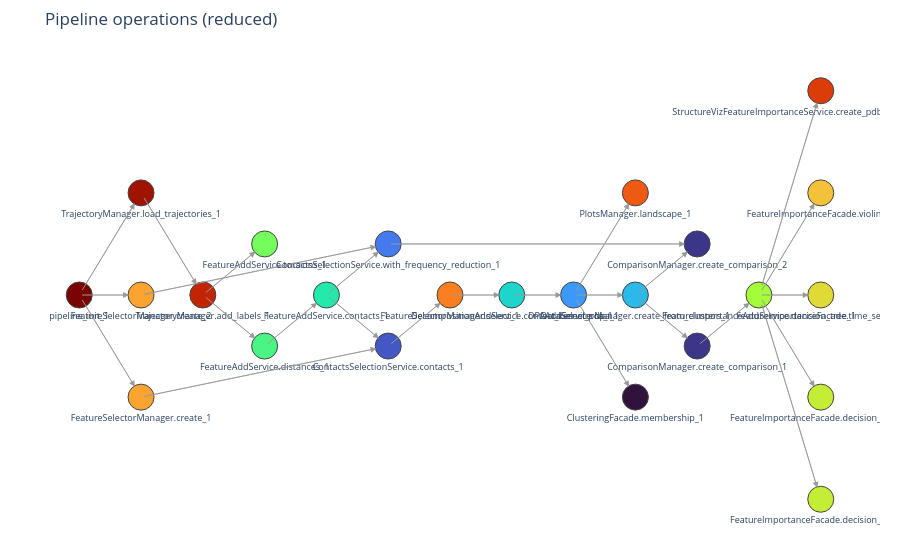

The notebook cell this image was saved under:
### Code cell
from dev_scripts.visualize_operation_graph import plot_operation_graph

plot_operation_graph(pipeline, reduce=True).show()

### Figure 1 — Plotly figure (JSON) as saved in the notebook; plotly's stock layout.template omitted (floating-point values rounded to 4 significant figures)
{"data": [{"hoverinfo": "none", "line": {"color": "#cccccc", "width": 1}, "mode": "lines", "showlegend": false, "type": "scatter", "x": [0, 1, null, 0, 1, null, 0, 1, null, 1, 2, null, 2, 3, null, 2, 3, null, 3, 4, null, 4, 5, null, 4, 5, null, 1, 5, null, 5, 6, null, 6, 7, null, 1, 5, null, 5, 10, null, 7, 8, null, 8, 9, null, 8, 9, null, 8, 9, null, 9, 10, null, 9, 10, null, 10, 11, null, 11, 12, null, 11, 12, null, 11, 12, null, 11, 12, null, 11, 12, null], "y": [0, 0, null, 0, 1, null, 0, -1, null, 1, 0, null, 0, 0.5, null, 0, -0.5, null, -0.5, 0, null, 0, -0.5, null, 0, 0.5, null, -1, -0.5, null, -0.5, 0, null, 0, 0, null, 0, 0.5, null, 0.5, 0.5, null, 0, 0, null, 0, 0, null, 0, -1, null, 0, 1, null, 0, 0.5, null, 0, -0.5, null, -0.5, 0, null, 0, 2, null, 0, -1, null, 0, 1, null, 0, -2, null, 0, 0, null]}, {"hoverinfo": "text", "hovertext": ["<b>pipeline_init_1</b><br>pipeline_init<br><br>stride: 1<br>concat: False<br>selection: None<br>use_memmap: True<br>reuse_memmap_cache: False<br>chunk_size: 1000<br>dtype: <class 'numpy.float32'><br>cache_dir: /home/maeve/Dokumente/Work/mdxplain/Repository/mdxplain/mdxplain/spec/tests/cache/cache_37bb77fea24f4d169ee3e301c47bc66a_20260908_124557<br>max_memory_gb: 6.0", "<b>TrajectoryManager.load_trajectories_1</b><br>TrajectoryManager.load_trajectories<br><br>data_input: ../../../data/2RJY/<br>concat: None<br>stride: 1<br>selection: None<br>force: False", "<b>TrajectoryManager.add_labels_1</b><br>TrajectoryManager.add_labels<br><br>traj_selection: all<br>fragment_definition: None<br>fragment_type: None<br>fragment_molecule_name: None<br>consensus: False<br>aa_short: False<br>try_web_lookup: True<br>force: False<br>nomenclature_kwargs: {}", "<b>FeatureAddService.distances_1</b><br>FeatureAddService.distances<br><br>excluded_neighbors: 1<br>use_pbc: True<br>traj_selection: all<br>force: False<br>force_original: True", "<b>FeatureAddService.contacts_1</b><br>FeatureAddService.contacts<br><br>cutoff: 4.5<br>traj_selection: all<br>force: False<br>force_original: True", "<b>FeatureAddService.torsions_1</b><br>FeatureAddService.torsions<br><br>calculate_phi: True<br>calculate_psi: True<br>calculate_omega: True<br>calculate_chi: True<br>use_pbc: True<br>traj_selection: all<br>force: False<br>force_original: True", "<b>FeatureSelectorManager.create_1</b><br>FeatureSelectorManager.create<br><br>name: contacts_only", "<b>ContactsSelectionService.contacts_1</b><br>ContactsSelectionService.contacts<br><br>selector_name: contacts_only<br>selection: all<br>use_reduced: False<br>common_denominator: True<br>traj_selection: all<br>require_all_partners: False", "<b>FeatureSelectorManager.select_1</b><br>FeatureSelectorManager.select<br><br>name: contacts_only<br>reference_traj: None", "<b>FeatureSelectorManager.create_2</b><br>FeatureSelectorManager.create<br><br>name: contacts_with_frequency_reduction", "<b>ContactsSelectionService.with_frequency_reduction_1</b><br>ContactsSelectionService.with_frequency_reduction<br><br>selector_name: contacts_with_frequency_reduction<br>selection: all<br>threshold_min: 0.5<br>threshold_max: None<br>cross_trajectory: None<br>use_reduced: False<br>common_denominator: True<br>traj_selection: all<br>require_all_partners: False<br>cross_trajectory_intersection: None<br>cross_trajectory_union: None<br>cross_trajectory_pooled: None", "<b>DecompositionAddService.contact_kernel_pca_1</b><br>DecompositionAddService.contact_kernel_pca<br><br>selection_name: contacts_only<br>n_components: 4<br>gamma: scale<br>use_nystrom: False<br>n_landmarks: 2000<br>landmark_selection: kmeans<br>random_state: None<br>use_parallel: False<br>n_jobs: -1<br>min_chunk_size: 1000<br>max_blas_threads: 1<br>auto_limit_blas: True<br>offset: 0<br>decomposition_name: ContactKernelPCA<br>data_selector_name: None<br>force: False", "<b>DPAAddService.dpa_1</b><br>DPAAddService.dpa<br><br>selection_name: ContactKernelPCA<br>Z: 2.5<br>metric: euclidean<br>affinity: nearest_neighbors<br>density_algo: PAk<br>k_max: 1000<br>D_thr: 23.92812698<br>dim_algo: twoNN<br>blockAn: True<br>block_ratio: 20<br>frac: 1.0<br>halos: False<br>method: standard<br>sample_fraction: 0.1<br>knn_neighbors: 5<br>n_jobs: -1<br>max_blas_threads: 1<br>auto_limit_blas: True<br>use_decomposed: True<br>cluster_name: DPA_ContactKPC<br>data_selector_name: None<br>force: False<br>override_cache: False", "<b>ClusteringFacade.membership_1</b><br>ClusteringFacade.membership<br><br>clustering_name: DPA_ContactKPC<br>traj_selection: all<br>height_per_trajectory: 0.3<br>show_frame_numbers: True<br>show_legend: True<br>title: None<br>save_fig: False<br>filename: None<br>file_format: png<br>dpi: 300<br>title_fontsize: None<br>xlabel_fontsize: None<br>ylabel_fontsize: None<br>tick_fontsize: None<br>legend_fontsize: None", "<b>PlotsManager.landscape_1</b><br>PlotsManager.landscape<br><br>decomposition_name: ContactKernelPCA<br>dimensions: [0, 1, 2, 3]<br>clustering_name: DPA_ContactKPC<br>show_centers: True<br>energy_values: True<br>use_kde: False<br>mask_empty_bins: True<br>bins: auto<br>temperature: 310.15<br>alpha: 0.6<br>cluster_contour: True<br>cluster_contour_voronoi: False<br>data_scatter: True<br>show_clusters: all<br>tag_coloring: None<br>scatter_show_all: False<br>center_marker: X<br>center_size: 200<br>scatter_size: 1<br>background_color: True<br>class_colors: True<br>tag_densities: False<br>title: None<br>xaxis_label: None<br>yaxis_label: None<br>xlim: None<br>ylim: None<br>subplot_size: 6.0<br>save_fig: False<br>filename: None<br>file_format: png<br>dpi: 300<br>title_fontsize: None<br>xlabel_fontsize: None<br>ylabel_fontsize: None<br>tick_fontsize: None<br>legend_fontsize: None<br>contour_label_fontsize: None", "<b>DataSelectorManager.create_from_clusters_1</b><br>DataSelectorManager.create_from_clusters<br><br>group_name: cluster<br>clustering_name: DPA_ContactKPC<br>cluster_ids: None<br>noise_id: -1<br>min_cluster_size: 2<br>force: False", "<b>ComparisonManager.create_comparison_1</b><br>ComparisonManager.create_comparison<br><br>name: cluster_comparison<br>mode: one_vs_rest<br>feature_selector: contacts_only<br>data_selectors: None<br>data_selector_groups: cluster", "<b>ComparisonManager.create_comparison_2</b><br>ComparisonManager.create_comparison<br><br>name: cluster_comparison2<br>mode: one_vs_rest<br>feature_selector: contacts_with_frequency_reduction<br>data_selectors: None<br>data_selector_groups: cluster", "<b>FeatureImportanceAddService.decision_tree_1</b><br>FeatureImportanceAddService.decision_tree<br><br>comparison_name: cluster_comparison<br>analysis_name: feature_importance<br>criterion: gini<br>splitter: best<br>max_depth: 3<br>min_samples_split: 2<br>min_samples_leaf: 1<br>min_weight_fraction_leaf: 0.0<br>max_features: None<br>random_state: None<br>max_leaf_nodes: None<br>min_impurity_decrease: 0.0<br>class_weight: None<br>ccp_alpha: 0.0<br>max_samples: None<br>force: False", "<b>FeatureImportanceFacade.decision_trees_1</b><br>FeatureImportanceFacade.decision_trees<br><br>feature_importance_name: feature_importance<br>max_depth_display: None<br>max_cols: 2<br>subplot_width: 10.0<br>subplot_height: 8.0<br>title: None<br>save_fig: False<br>filename: None<br>file_format: png<br>dpi: 300<br>render: True<br>separate_trees: auto<br>width_scale_factor: 1.0<br>height_scale_factor: 1.0<br>short_labels: None<br>short_naming: None<br>short_layout: False<br>short_edge_labels: None<br>wrap_length: 40<br>hide_node_frames: None<br>show_edge_symbols: None<br>hide_feature_type_prefix: None<br>hide_path: None<br>edge_symbol_fontsize: None", "<b>FeatureImportanceFacade.decision_trees_2</b><br>FeatureImportanceFacade.decision_trees<br><br>feature_importance_name: feature_importance<br>max_depth_display: None<br>max_cols: 2<br>subplot_width: 10.0<br>subplot_height: 8.0<br>title: None<br>save_fig: False<br>filename: None<br>file_format: png<br>dpi: 300<br>render: True<br>separate_trees: auto<br>width_scale_factor: 1.0<br>height_scale_factor: 1.0<br>short_labels: None<br>short_naming: None<br>short_layout: False<br>short_edge_labels: None<br>wrap_length: 40<br>hide_node_frames: None<br>show_edge_symbols: None<br>hide_feature_type_prefix: None<br>hide_path: None<br>edge_symbol_fontsize: None", "<b>FeatureImportanceFacade.violins_1</b><br>FeatureImportanceFacade.violins<br><br>feature_importance_name: feature_importance<br>n_top: 10<br>contact_transformation: True<br>max_cols: 4<br>long_labels: False<br>contact_threshold: 4.5<br>title: None<br>legend_title: None<br>legend_labels: None<br>save_fig: False<br>filename: None<br>file_format: png<br>dpi: 300<br>title_fontsize: None<br>subplot_title_fontsize: None<br>ylabel_fontsize: None<br>tick_fontsize: None<br>legend_fontsize: None<br>legend_title_fontsize: None", "<b>FeatureImportanceFacade.time_series_1</b><br>FeatureImportanceFacade.time_series<br><br>feature_importance_name: feature_importance<br>n_top: 5<br>traj_selection: all<br>use_time: True<br>tags_for_coloring: None<br>allow_multi_tag_plotting: False<br>clustering_name: DPA_ContactKPC<br>membership_per_feature: True<br>membership_traj_selection: all<br>contact_transformation: True<br>max_cols: 2<br>long_labels: False<br>subplot_height: 2.5<br>membership_bar_height: None<br>show_legend: True<br>contact_threshold: 4.5<br>title: None<br>save_fig: False<br>filename: None<br>file_format: png<br>dpi: 300<br>smoothing: True<br>smoothing_method: savitzky<br>smoothing_window: 51<br>smoothing_polyorder: 3<br>show_unsmoothed_background: True<br>title_fontsize: None<br>subplot_title_fontsize: None<br>xlabel_fontsize: None<br>ylabel_fontsize: None<br>tick_fontsize: None<br>legend_fontsize: None<br>legend_title_fontsize: None<br>discrete_plot_style: step<br>discrete_layout: auto<br>discrete_offset_span: 0.28<br>discrete_auto_offset_threshold: 15<br>thickness: 1.0<br>colors: None<br>vertical_markers: None<br>vertical_marker_labels: None<br>vertical_marker_label_colors: None<br>vertical_marker_mode: auto", "<b>StructureVizFeatureImportanceService.create_pdb_with_beta_factors_1</b><br>StructureVizFeatureImportanceService.create_pdb_with_beta_factors<br><br>structure_viz_name: structure_viz<br>feature_importance_name: feature_importance<br>n_top: 10<br>representative_mode: best<br>output_dir: None"], "marker": {"color": [20, 19, 18, 8, 7, 9, 14, 2, 15, 14, 3, 6, 4, 0, 16, 5, 1, 1, 10, 11, 11, 13, 12, 17], "colorscale": [[0, "#30123b"], [0.07143, "#4145ab"], [0.1429, "#4675ed"], [0.2143, "#39a2fc"], [0.2857, "#1bcfd4"], [0.3571, "#24eca6"], [0.4286, "#61fc6c"], [0.5, "#a4fc3b"], [0.5714, "#d1e834"], [0.6429, "#f3c63a"], [0.7143, "#fe9b2d"], [0.7857, "#f36315"], [0.8571, "#d93806"], [0.9286, "#b11901"], [1, "#7a0402"]], "line": {"color": "#444444", "width": 1}, "size": 26}, "mode": "markers+text", "showlegend": false, "text": ["pipeline_init_1", "TrajectoryManager.load_trajectories_1", "TrajectoryManager.add_labels_1", "FeatureAddService.distances_1", "FeatureAddService.contacts_1", "FeatureAddService.torsions_1", "FeatureSelectorManager.create_1", "ContactsSelectionService.contacts_1", "FeatureSelectorManager.select_1", "FeatureSelectorManager.create_2", "ContactsSelectionService.with_frequency_reduction_1", "DecompositionAddService.contact_kernel_pca_1", "DPAAddService.dpa_1", "ClusteringFacade.membership_1", "PlotsManager.landscape_1", "DataSelectorManager.create_from_clusters_1", "ComparisonManager.create_comparison_1", "ComparisonManager.create_comparison_2", "FeatureImportanceAddService.decision_tree_1", "FeatureImportanceFacade.decision_trees_1", "FeatureImportanceFacade.decision_trees_2", "FeatureImportanceFacade.violins_1", "FeatureImportanceFacade.time_series_1", "StructureVizFeatureImportanceService.create_pdb_with_beta_factors_1"], "textfont": {"size": 9}, "textposition": "bottom center", "type": "scatter", "x": [0, 1, 2, 3, 4, 3, 1, 5, 6, 1, 5, 7, 8, 9, 9, 9, 10, 10, 11, 12, 12, 12, 12, 12], "y": [0, 1, 0, -0.5, 0, 0.5, -1, -0.5, 0, 0, 0.5, 0, 0, -1, 1, 0, -0.5, 0.5, 0, -2, -1, 1, 0, 2]}], "layout": {"annotations": [{"arrowcolor": "#999999", "arrowhead": 2, "arrowsize": 1.2, "arrowwidth": 1, "ax": 0, "axref": "x", "ay": 0, "ayref": "y", "showarrow": true, "standoff": 12, "x": 1, "xref": "x", "y": 0, "yref": "y"}, {"arrowcolor": "#999999", "arrowhead": 2, "arrowsize": 1.2, "arrowwidth": 1, "ax": 0, "axref": "x", "ay": 0, "ayref": "y", "showarrow": true, "standoff": 12, "x": 1, "xref": "x", "y": 1, "yref": "y"}, {"arrowcolor": "#999999", "arrowhead": 2, "arrowsize": 1.2, "arrowwidth": 1, "ax": 0, "axref": "x", "ay": 0, "ayref": "y", "showarrow": true, "standoff": 12, "x": 1, "xref": "x", "y": -1, "yref": "y"}, {"arrowcolor": "#999999", "arrowhead": 2, "arrowsize": 1.2, "arrowwidth": 1, "ax": 1, "axref": "x", "ay": 1, "ayref": "y", "showarrow": true, "standoff": 12, "x": 2, "xref": "x", "y": 0, "yref": "y"}, {"arrowcolor": "#999999", "arrowhead": 2, "arrowsize": 1.2, "arrowwidth": 1, "ax": 2, "axref": "x", "ay": 0, "ayref": "y", "showarrow": true, "standoff": 12, "x": 3, "xref": "x", "y": 0.5, "yref": "y"}, {"arrowcolor": "#999999", "arrowhead": 2, "arrowsize": 1.2, "arrowwidth": 1, "ax": 2, "axref": "x", "ay": 0, "ayref": "y", "showarrow": true, "standoff": 12, "x": 3, "xref": "x", "y": -0.5, "yref": "y"}, {"arrowcolor": "#999999", "arrowhead": 2, "arrowsize": 1.2, "arrowwidth": 1, "ax": 3, "axref": "x", "ay": -0.5, "ayref": "y", "showarrow": true, "standoff": 12, "x": 4, "xref": "x", "y": 0, "yref": "y"}, {"arrowcolor": "#999999", "arrowhead": 2, "arrowsize": 1.2, "arrowwidth": 1, "ax": 4, "axref": "x", "ay": 0, "ayref": "y", "showarrow": true, "standoff": 12, "x": 5, "xref": "x", "y": -0.5, "yref": "y"}, {"arrowcolor": "#999999", "arrowhead": 2, "arrowsize": 1.2, "arrowwidth": 1, "ax": 4, "axref": "x", "ay": 0, "ayref": "y", "showarrow": true, "standoff": 12, "x": 5, "xref": "x", "y": 0.5, "yref": "y"}, {"arrowcolor": "#999999", "arrowhead": 2, "arrowsize": 1.2, "arrowwidth": 1, "ax": 1, "axref": "x", "ay": -1, "ayref": "y", "showarrow": true, "standoff": 12, "x": 5, "xref": "x", "y": -0.5, "yref": "y"}, {"arrowcolor": "#999999", "arrowhead": 2, "arrowsize": 1.2, "arrowwidth": 1, "ax": 5, "axref": "x", "ay": -0.5, "ayref": "y", "showarrow": true, "standoff": 12, "x": 6, "xref": "x", "y": 0, "yref": "y"}, {"arrowcolor": "#999999", "arrowhead": 2, "arrowsize": 1.2, "arrowwidth": 1, "ax": 6, "axref": "x", "ay": 0, "ayref": "y", "showarrow": true, "standoff": 12, "x": 7, "xref": "x", "y": 0, "yref": "y"}, {"arrowcolor": "#999999", "arrowhead": 2, "arrowsize": 1.2, "arrowwidth": 1, "ax": 1, "axref": "x", "ay": 0, "ayref": "y", "showarrow": true, "standoff": 12, "x": 5, "xref": "x", "y": 0.5, "yref": "y"}, {"arrowcolor": "#999999", "arrowhead": 2, "arrowsize": 1.2, "arrowwidth": 1, "ax": 5, "axref": "x", "ay": 0.5, "ayref": "y", "showarrow": true, "standoff": 12, "x": 10, "xref": "x", "y": 0.5, "yref": "y"}, {"arrowcolor": "#999999", "arrowhead": 2, "arrowsize": 1.2, "arrowwidth": 1, "ax": 7, "axref": "x", "ay": 0, "ayref": "y", "showarrow": true, "standoff": 12, "x": 8, "xref": "x", "y": 0, "yref": "y"}, {"arrowcolor": "#999999", "arrowhead": 2, "arrowsize": 1.2, "arrowwidth": 1, "ax": 8, "axref": "x", "ay": 0, "ayref": "y", "showarrow": true, "standoff": 12, "x": 9, "xref": "x", "y": 0, "yref": "y"}, {"arrowcolor": "#999999", "arrowhead": 2, "arrowsize": 1.2, "arrowwidth": 1, "ax": 8, "axref": "x", "ay": 0, "ayref": "y", "showarrow": true, "standoff": 12, "x": 9, "xref": "x", "y": -1, "yref": "y"}, {"arrowcolor": "#999999", "arrowhead": 2, "arrowsize": 1.2, "arrowwidth": 1, "ax": 8, "axref": "x", "ay": 0, "ayref": "y", "showarrow": true, "standoff": 12, "x": 9, "xref": "x", "y": 1, "yref": "y"}, {"arrowcolor": "#999999", "arrowhead": 2, "arrowsize": 1.2, "arrowwidth": 1, "ax": 9, "axref": "x", "ay": 0, "ayref": "y", "showarrow": true, "standoff": 12, "x": 10, "xref": "x", "y": 0.5, "yref": "y"}, {"arrowcolor": "#999999", "arrowhead": 2, "arrowsize": 1.2, "arrowwidth": 1, "ax": 9, "axref": "x", "ay": 0, "ayref": "y", "showarrow": true, "standoff": 12, "x": 10, "xref": "x", "y": -0.5, "yref": "y"}, {"arrowcolor": "#999999", "arrowhead": 2, "arrowsize": 1.2, "arrowwidth": 1, "ax": 10, "axref": "x", "ay": -0.5, "ayref": "y", "showarrow": true, "standoff": 12, "x": 11, "xref": "x", "y": 0, "yref": "y"}, {"arrowcolor": "#999999", "arrowhead": 2, "arrowsize": 1.2, "arrowwidth": 1, "ax": 11, "axref": "x", "ay": 0, "ayref": "y", "showarrow": true, "standoff": 12, "x": 12, "xref": "x", "y": 2, "yref": "y"}, {"arrowcolor": "#999999", "arrowhead": 2, "arrowsize": 1.2, "arrowwidth": 1, "ax": 11, "axref": "x", "ay": 0, "ayref": "y", "showarrow": true, "standoff": 12, "x": 12, "xref": "x", "y": -1, "yref": "y"}, {"arrowcolor": "#999999", "arrowhead": 2, "arrowsize": 1.2, "arrowwidth": 1, "ax": 11, "axref": "x", "ay": 0, "ayref": "y", "showarrow": true, "standoff": 12, "x": 12, "xref": "x", "y": 1, "yref": "y"}, {"arrowcolor": "#999999", "arrowhead": 2, "arrowsize": 1.2, "arrowwidth": 1, "ax": 11, "axref": "x", "ay": 0, "ayref": "y", "showarrow": true, "standoff": 12, "x": 12, "xref": "x", "y": -2, "yref": "y"}, {"arrowcolor": "#999999", "arrowhead": 2, "arrowsize": 1.2, "arrowwidth": 1, "ax": 11, "axref": "x", "ay": 0, "ayref": "y", "showarrow": true, "standoff": 12, "x": 12, "xref": "x", "y": 0, "yref": "y"}], "hovermode": "closest", "margin": {"b": 20, "l": 20, "r": 20, "t": 50}, "plot_bgcolor": "white", "title": {"text": "Pipeline operations (reduced)"}, "xaxis": {"showgrid": false, "showticklabels": false, "zeroline": false}, "yaxis": {"showgrid": false, "showticklabels": false, "zeroline": false}}}
